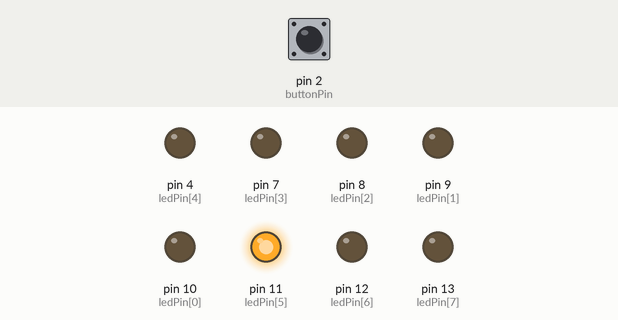
This sketch was run on a simulated Arduino Uno, built with avr-gcc and run on an emulated ATmega328P. Shown: output pins drawn as LEDs (lit = HIGH). Dashed ring = blinking. The inputs (shaded band) are chosen by the test bench; at power-on: pin 2 (buttonPin) HIGH.

Above: at 1.7 s.
1.8 s: pin 2 (buttonPin) pulled LOW for 0.35 s
At 2.55 s:
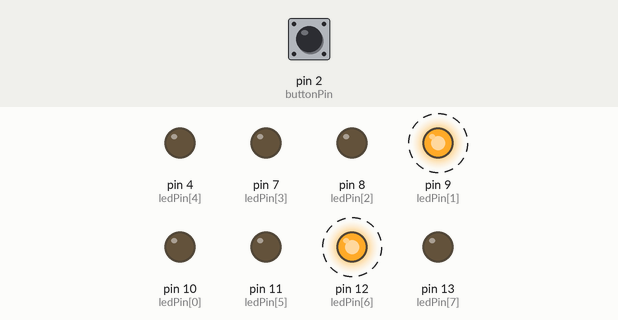
4.8 s: pin 2 (buttonPin) pulled LOW for 1 s
At 5.25 s:
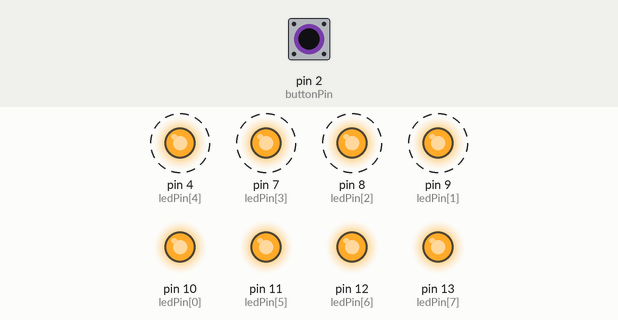
8.8 s: pin 2 (buttonPin) pulled LOW for 1 s
12.3 s: pin 2 (buttonPin) pulled LOW for 3.2 s
At 16.65 s:
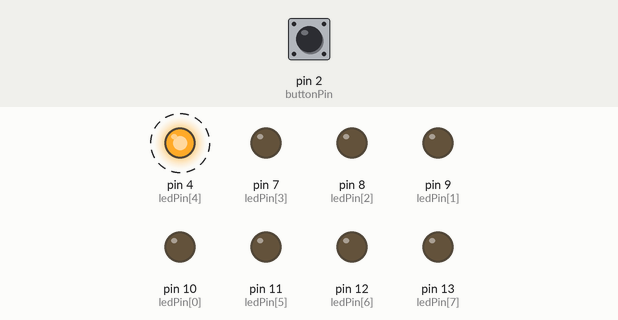
Timing chart, 0 to 18.0 s (numbered marks = the images above; inputs shaded):
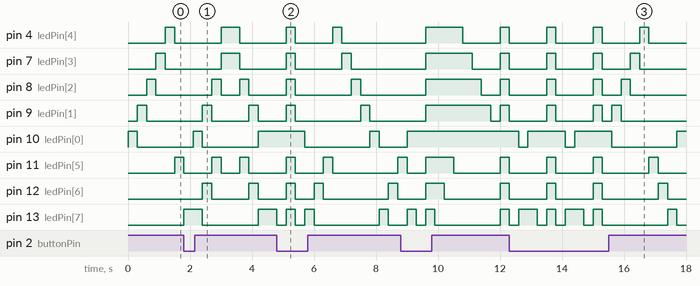

Measured:
- after the input at 1.8 s, pin 12 (ledPin[6]): alternates HIGH for 0.30 s and LOW for 1.2 s, starting after 0.60 s
- after the input at 4.8 s, pin 4 (ledPin[4]): alternates HIGH for 0.30 s and LOW for 1.2 s, starting after 0.30 s
- after the input at 12.3 s, pin 4 (ledPin[4]): alternates HIGH for 0.30 s and LOW for 1.2 s, starting at once; pin 10 (ledPin[0]): goes LOW 0.30 s, HIGH 1.2 s, LOW 0.30 s, HIGH 1.2 s, LOW 2.1 s, then HIGH, starting after 0.30 s

The sketch:

homework2_problem2.ino
```cpp
//unfinished
long  data[5][8]=
{
  0x01,0x02,0x04,0x08,0x10,0x20,0x40,0x80,//单独一个从左至右亮
  0x80,0x40,0x20,0x10,0x08,0x04,0x02,0x01,//单独一个从从右至左亮
  0x81,0x42,0x24,0x18,0x18,0x24,0x42,0x81,//两边往中间亮及中间往两边亮
  0x01,0x03,0x07,0x0f,0x1f,0x3f,0x7f,0xff,//从左到右依次点亮
  0xff,0x7f,0x3f,0x1f,0x0f,0x07,0x03,0x01,//从右到左依次熄灭
};
int ledPin[8]={10,9,8,7,4,11,12,13};
const int buttonPin = 2;     // 定义按键输入引脚
int buttonState = 0;        //初始化按键值
int turn=0;

void changeLights(int num);
void leddisplay(int num);
int buttonRead();

void setup() {
  for(int i=0;i<8;i++)
  {
    pinMode(ledPin[i],OUTPUT);  //设置输出引脚
  }
}

void loop()
{
  turn = turn % 5;
  changeLights(turn);
}

void changeLights(int num)
{
  for(int i=0; i<8; i++)  //分别读取不同花样灯
  {
    leddisplay(data[turn][i]);
    delay(300);     //每个状态显示200ms
//    for(int j=0;j<2;j++)
    {
//      delay(100);
      if(buttonRead())
       return;
    }
  }
//  leddisplay(0x00);   //循环完毕全灭
//  delay(200);
}

void leddisplay(int num)    // 将花样字模对应到端口显示
{
  for(int i=0;i<8;i++)
  {
    digitalWrite(ledPin[i],((num>>i)&0x01));
  }
}

int buttonRead()
{
  buttonState = digitalRead(buttonPin);
  if (buttonState == LOW)
  {
    turn++;
    return 1;
  }
  return 0;
}
```
